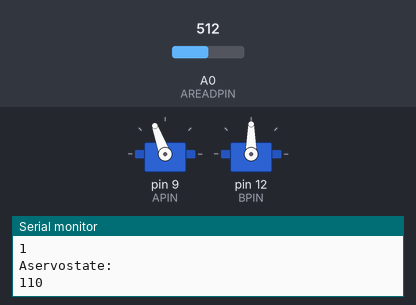
Simulated run of this sketch. Board: Arduino Uno, built with avr-gcc and run on an emulated ATmega328P. Shown: 2 × servo, the last lines printed to the serial monitor. The inputs (shaded band) are chosen by the test bench; at power-on: A0 (AREADPIN) = 512.

Above: at 6.2 s.
6.3 s: A0 (AREADPIN) set to 542
At 11.7 s:
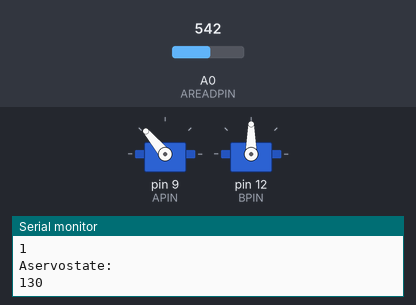
12.7 s: A0 (AREADPIN) set to 575
At 18.5 s:
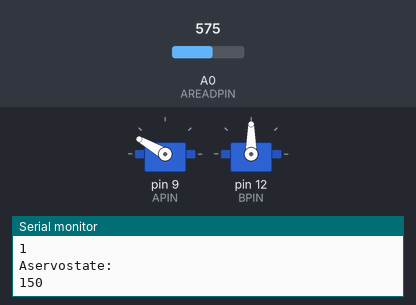
18.8 s: A0 (AREADPIN) set to 588
24.8 s: A0 (AREADPIN) set to 605
31.0 s: A0 (AREADPIN) set to 511
At 36.8 s:
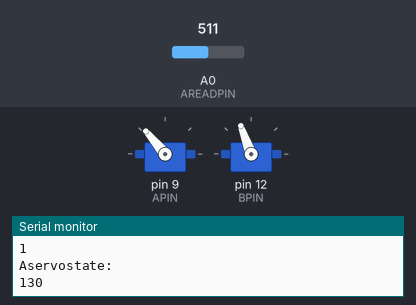
37.1 s: A0 (AREADPIN) set to 306
At 48.5 s:
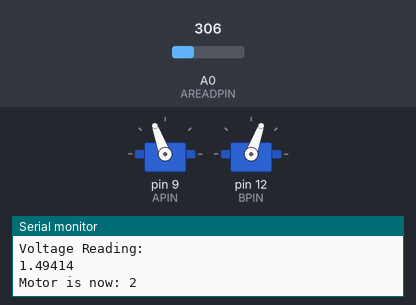
Timing chart, 0 to 55.3 s (numbered marks = the images above; inputs shaded):
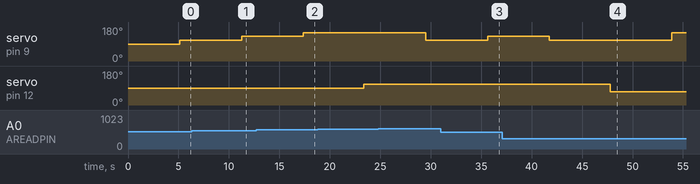

The sketch:

inputtester.ino
```cpp
/* note: RED wire goes to 5V, BROWN wire goes to GND, ORANGE wire goes tot he digital output pin */

#include <Servo.h>
#include <math.h>

#define APIN 9  //digital output pin for motor 1
#define AREADPIN 14  // Analog read pin
#define BPIN 12 //digital output pin for motor 2
#define POWERPIN 11
#define WAIT 1000

Servo serv1;
Servo serv2;

int intensity = 0; // adc reading of light signal
int MotorCount = 0; // controls the amount of time spent on a single motor
int newintensity = 0;
float fintensity = 0; // light intensity converted to voltage as floating point
float fnewintensity = 0;
int initial = 90;   // initial servo position
int Asign = 1;
int Bsign = 1;
int stepsize = 20; //resolution of servo rotation (it is in degrees)
int Aservostate = initial;
int Bservostate = initial;
float Adifference; // variable that represents the new voltage reading minus the old
float Bdifference;
int dgain = 100; // sets the gain on the Adifference feedback (I want to make this a tunable parameter)
int MotorIndicator = 1; //determines which motor to operate, starts with motor 1
float threshold = .1; //determines at which point to bail on working... in Volts


void setup() {
  serv1.attach(APIN);
  serv2.attach(BPIN);
  serv1.write(initial);
  serv2.write(initial);
  Serial.begin(9600); // set up Serial library at 9600 bps
  delay(5000); // buy some time to get the motor locked in;
}
int loopnum = 1;
void loop() {
  Serial.print("Start Loop: ");
  Serial.print(loopnum);
  Serial.print("\n");
  Serial.print("Motor: ");
  Serial.print(MotorIndicator);
  Serial.print("\n");
  intensity = analogRead(AREADPIN);
  fintensity = 5.0 * intensity / 1024; //turn it into a voltage reading, a float
  Serial.println("Voltage Reading: ");
  Serial.println(fintensity, 5);
  if ((MotorIndicator == 1) and (Aservostate < 180) and (Aservostate > 0)) {
    if (MotorCount > 20) {
      MotorIndicator = 2;
      MotorCount = 0;
    }
    MotorCount += 1;
    Serial.println("Motor is now: ");
    Serial.println(MotorIndicator);
    Aservostate = Aservostate + Asign*stepsize;
    Serial.println("Aservostate: ");
    Serial.println(Aservostate);
    delay(100);
    serv1.write(Aservostate);   //rotate the servo, attached to mirror mount
    delay(2000);
    newintensity = analogRead(AREADPIN); // get new reading
    fnewintensity = 5.0 * newintensity / 1024; //turn it into a voltage reading, a float
    Serial.println("New Voltage: ");
    Serial.println(fnewintensity);
    Adifference = fnewintensity - fintensity;
    Serial.println("Adifference: ");
    Serial.println(Adifference);
    if (abs(Adifference) < threshold) {
      MotorIndicator = 2;
      MotorCount = 0;
      Asign = Asign * -1;
      Aservostate = Aservostate + Asign*stepsize; //go back to where it was before
    }
    else if (abs(Adifference) > threshold) { //flip direction of rotation if Adifference is negative...
      if (Adifference < 0) {
        Asign = Asign * -1;
      }
    }
  }
  else if ((MotorIndicator == 2) and (Bservostate < 180) and (Bservostate > 0)) {
    if (MotorCount > 20) {
      MotorIndicator = 1;
      MotorCount = 0;
    }
    Serial.print("Motor is now: ");
    Serial.print(MotorIndicator);
    Serial.print("\n");
    Bservostate = Bservostate + Bsign*stepsize;
    serv2.write(Bservostate);   //rotate the servo, attached to mirror mount
    delay(2000);
    newintensity = analogRead(AREADPIN); // get new reading
    fnewintensity = 5.0 * newintensity / 1024; //turn it into a voltage reading, a float
    Serial.println("New Voltage: ");
    Serial.println(fnewintensity);
    Bdifference = fnewintensity - fintensity;
    Serial.println("Bdifference: ");
    Serial.println(Bdifference);
    if (abs(Bdifference) < threshold) {
      MotorIndicator = 1;
      MotorCount = 0;
      Bsign = Bsign * -1;
      Bservostate = Bservostate + Bsign*stepsize; //go back to where it was before
    }
    else if (abs(Bdifference) > threshold) {
      if (Bdifference < 1) {
        Bsign = Bsign * -1;
      }
    }
  }
  else if ((Aservostate < 0) || (Bservostate < 0) || (Aservostate > 180) || (Bservostate > 0)) {
    Serial.println("No more can be done...reset me please");
    //exit(0);
  }
  loopnum += 1;
  delay(4000);
}
```

Measured:
- the behaviour switches between 532 and 533 on A0 (AREADPIN) (found by bisection; images 0 and 1)
- the behaviour switches between 562 and 563 on A0 (AREADPIN) (found by bisection; images 1 and 2)
- after the input at 6.3 s, servo on pin 9 (APIN): 110° → 130° after 5.0 s; servo on pin 12 (BPIN): stays 90° (without the input it goes to 110° after 4.8 s)
- after the input at 12.7 s, servo on pin 9 (APIN): 130° → 150° after 4.7 s; servo on pin 12 (BPIN): stays 90° (without the input it goes to 110° after 4.6 s)
- after the input at 31.0 s, servo on pin 9 (APIN): 110° → 130° after 4.6 s; servo on pin 12 (BPIN): stays 110° (without the input it goes to 70° after 4.5 s)
- after the input at 37.1 s, servo on pin 9 (APIN): 130° → 110° after 4.7 s, → 150° 12.1 s later
